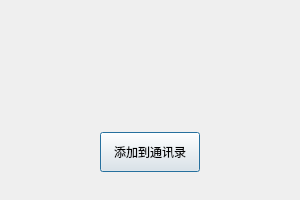
<?xml version="1.0" encoding="UTF-8"?>
<ui version="4.0">
 <class>FindSuccessDialog</class>
 <widget class="QDialog" name="FindSuccessDialog">
  <property name="geometry">
   <rect>
    <x>0</x>
    <y>0</y>
    <width>300</width>
    <height>200</height>
   </rect>
  </property>
  <property name="minimumSize">
   <size>
    <width>300</width>
    <height>200</height>
   </size>
  </property>
  <property name="maximumSize">
   <size>
    <width>300</width>
    <height>200</height>
   </size>
  </property>
  <property name="windowTitle">
   <string>Dialog</string>
  </property>
  <layout class="QVBoxLayout" name="verticalLayout">
   <item>
    <spacer name="verticalSpacer_3">
     <property name="orientation">
      <enum>Qt::Orientation::Vertical</enum>
     </property>
     <property name="sizeHint" stdset="0">
      <size>
       <width>20</width>
       <height>40</height>
      </size>
     </property>
    </spacer>
   </item>
   <item>
    <widget class="QLabel" name="errTip">
     <property name="minimumSize">
      <size>
       <width>0</width>
       <height>25</height>
      </size>
     </property>
     <property name="maximumSize">
      <size>
       <width>16777215</width>
       <height>25</height>
      </size>
     </property>
     <property name="text">
      <string/>
     </property>
     <property name="alignment">
      <set>Qt::AlignmentFlag::AlignCenter</set>
     </property>
    </widget>
   </item>
   <item>
    <layout class="QHBoxLayout" name="horizontalLayout">
     <item>
      <widget class="QLabel" name="iconLb">
       <property name="minimumSize">
        <size>
         <width>50</width>
         <height>50</height>
        </size>
       </property>
       <property name="maximumSize">
        <size>
         <width>50</width>
         <height>50</height>
        </size>
       </property>
       <property name="text">
        <string/>
       </property>
      </widget>
     </item>
     <item>
      <widget class="QLabel" name="nameLb">
       <property name="minimumSize">
        <size>
         <width>20</width>
         <height>0</height>
        </size>
       </property>
       <property name="maximumSize">
        <size>
         <width>16777215</width>
         <height>30</height>
        </size>
       </property>
       <property name="text">
        <string/>
       </property>
      </widget>
     </item>
     <item>
      <spacer name="horizontalSpacer">
       <property name="orientation">
        <enum>Qt::Orientation::Horizontal</enum>
       </property>
       <property name="sizeHint" stdset="0">
        <size>
         <width>40</width>
         <height>20</height>
        </size>
       </property>
      </spacer>
     </item>
    </layout>
   </item>
   <item>
    <spacer name="verticalSpacer_2">
     <property name="orientation">
      <enum>Qt::Orientation::Vertical</enum>
     </property>
     <property name="sizeHint" stdset="0">
      <size>
       <width>20</width>
       <height>40</height>
      </size>
     </property>
    </spacer>
   </item>
   <item>
    <layout class="QHBoxLayout" name="horizontalLayout_2">
     <item>
      <spacer name="horizontalSpacer_2">
       <property name="orientation">
        <enum>Qt::Orientation::Horizontal</enum>
       </property>
       <property name="sizeHint" stdset="0">
        <size>
         <width>40</width>
         <height>20</height>
        </size>
       </property>
      </spacer>
     </item>
     <item>
      <widget class="QPushButton" name="addFriendBtn">
       <property name="minimumSize">
        <size>
         <width>100</width>
         <height>40</height>
        </size>
       </property>
       <property name="maximumSize">
        <size>
         <width>100</width>
         <height>40</height>
        </size>
       </property>
       <property name="text">
        <string>添加到通讯录</string>
       </property>
      </widget>
     </item>
     <item>
      <spacer name="horizontalSpacer_3">
       <property name="orientation">
        <enum>Qt::Orientation::Horizontal</enum>
       </property>
       <property name="sizeHint" stdset="0">
        <size>
         <width>40</width>
         <height>20</height>
        </size>
       </property>
      </spacer>
     </item>
    </layout>
   </item>
   <item>
    <spacer name="verticalSpacer">
     <property name="orientation">
      <enum>Qt::Orientation::Vertical</enum>
     </property>
     <property name="sizeHint" stdset="0">
      <size>
       <width>20</width>
       <height>40</height>
      </size>
     </property>
    </spacer>
   </item>
  </layout>
 </widget>
 <resources/>
 <connections/>
</ui>
